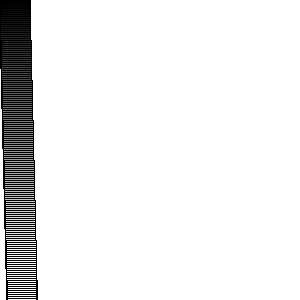
Frame 1 (no input)
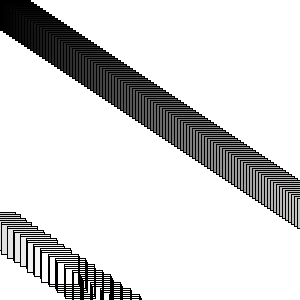
Frame 60 (the mouse pressed at the canvas centre just before this capture)
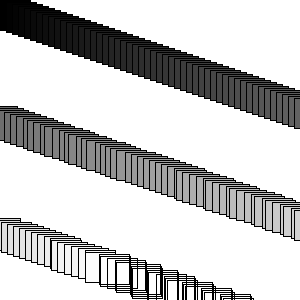
Frame 120 (the mouse held since frame 60 and released just before this capture)

The Processing sketch that drew these frames (run headless with seeded random() and noise(); from frame 60 on, the mouse is pressed at the canvas centre):

// Processing sketch: Cars_Running
// ── Cars_Running.pde
Car[] cars = new Car[200];

void setup(){
  frameRate(120);
  size(300,300);
  for(int i=0;i<cars.length;i++){
    cars[i]=new Car(color(i*2),0,i*2,i/20.0);
  }

}

void draw(){

  background(255);
  for(int i=0;i<cars.length;i++){
    cars[i].move();
    cars[i].display();
  }
}
// ── Car.pde
class Car {
  color c; 
  float x;
  float y;
  float xspeed;
  float w=30,h=30;
  Car(){
    c=color(255);
    x=width/2;
    y=height/2;
    xspeed=1;
  }
  
  Car(color c,float x,float y ,float speed ){
    this.c=c;
    this.x=x;
    this.y=y;
    this.xspeed=speed;
  }
  
  void display(){
    
    fill(c);
    rect(x,y,this.w,this.h);
    
  }
 
  
  void move(){
    x=x+xspeed;
    if(x>width+w/2)x=-w/2;
  }
}
